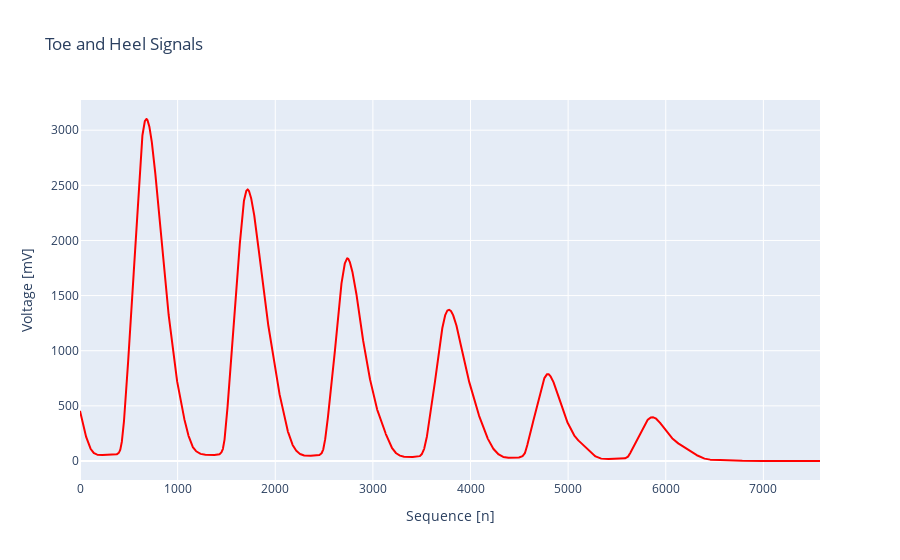

Notebook code cell kept with this figure:
### Code cell
Rxy= []

for L in range(len(toe)):
    sigmaL = 0.0
    for n in range(len(toe)):
        if n - L >= 0:
            sigmaL += heel[n] * toe[n - L]
    Rxy.append(sigmaL)


i = np.arange(0, len(toe), 1)
plotly_fig_auto_correlation = go.Figure()
# Add the heel signal to the plot
plotly_fig_auto_correlation.add_trace(go.Scatter(x=i, y=Rxy, mode='lines', name='Heel Signal', line=dict(color='red')))

# Customize the layout
plotly_fig_auto_correlation.update_layout(
    xaxis_title="Sequence [n]",
    yaxis_title="Voltage [mV]",
    title="Toe and Heel Signals",
    xaxis=dict(showgrid=True),
    yaxis=dict(showgrid=True)
)

# Show the plot
plotly_fig_auto_correlation.show()

### Figure 1 — Plotly figure (JSON) as saved in the notebook; plotly's stock layout.template omitted (floating-point values rounded to 4 significant figures; data arrays with more than 128 entries replaced by an {"elided": "..."} marker saying what was removed)
{"data": [{"line": {"color": "red"}, "mode": "lines", "name": "Heel Signal", "type": "scatter", "x": {"elided": "7581 int values"}, "y": {"elided": "7581 float values"}}], "layout": {"title": {"text": "Toe and Heel Signals"}, "xaxis": {"showgrid": true, "title": {"text": "Sequence [n]"}}, "yaxis": {"showgrid": true, "title": {"text": "Voltage [mV]"}}}}
